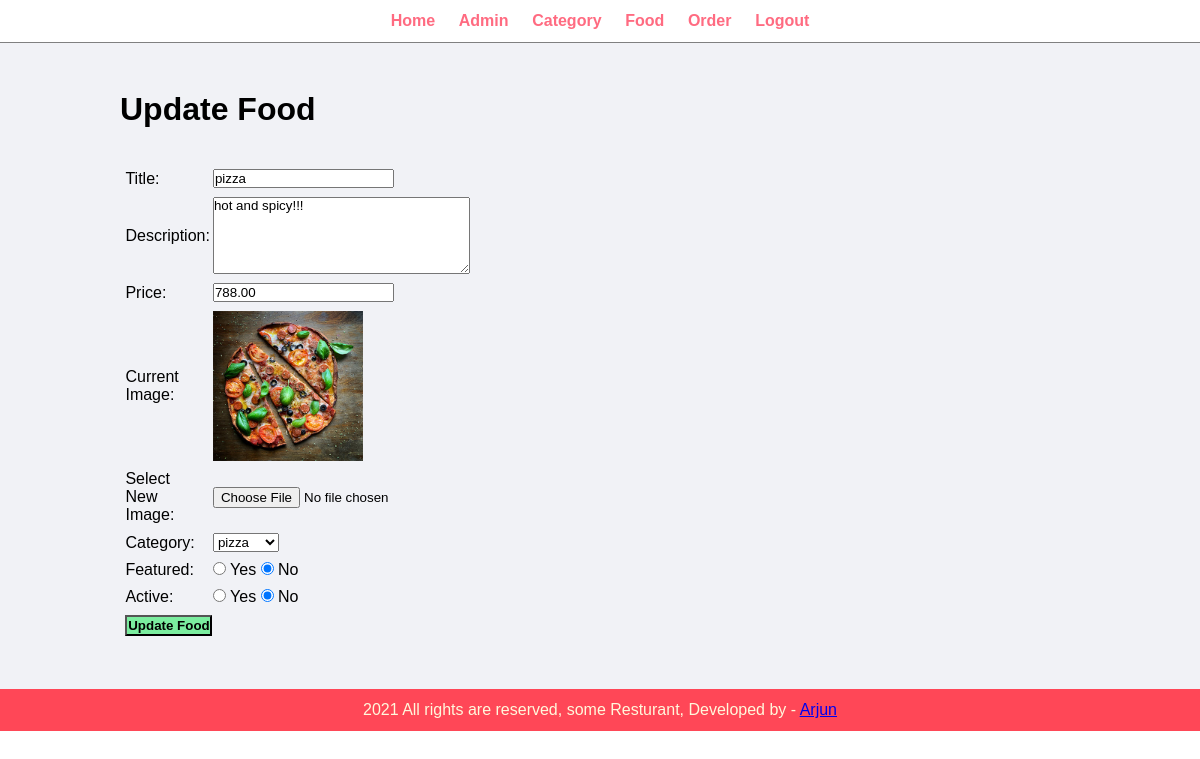
Page /admin/update-food.php?id=1 (signed in) on the committed database.
### tables this page shows
CREATE TABLE `tbl_food` (
  `id` int(10) UNSIGNED NOT NULL,
  `title` varchar(100) NOT NULL,
  `description` text NOT NULL,
  `price` decimal(10,2) NOT NULL,
  `image_name` varchar(255) NOT NULL,
  `category_id` int(10) UNSIGNED NOT NULL,
  `featured` varchar(10) NOT NULL,
  `active` varchar(10) NOT NULL
);

### admin/update-food.php (the view, shortened to what this page needs)
<?php include('partials/menu.php'); ?>
<?php
    if(isset($_GET['id']))
    {
        $id = $_GET['id'];
        $sql2 = "SELECT * FROM tbl_food WHERE id=$id";
        $res2 = mysqli_query($conn, $sql2);
        $row2 = mysqli_fetch_assoc($res2);
        $title = $row2['title'];
        $description = $row2['description'];
        $price = $row2['price'];
        $current_image = $row2['image_name'];
        $current_category = $row2['category_id'];
        $featured = $row2['featured'];
        $active = $row2['active'];
    }
    else
    {
        header('location:'.SITEURL.'admin/manage-food.php');
    }
?>
<div class="main-content">
    <div class="wrapper">
        <h1>Update Food</h1>
        <br><br>
        <form action="" method="POST" enctype="multipart/form-data">
        <table class="tbl-30">
            <tr>
                <td>Title: </td>
                <td>
                    <input type="text" name="title" value="<?php echo $title; ?>">
                </td>
            </tr>
            <tr>
                <td>Description: </td>
                <td>
                    <textarea name="description" cols="30" rows="5"><?php echo $description; ?></textarea>
                </td>
            </tr>
            <tr>
                <td>Price: </td>
                <td>
                    <input type="number" name="price" value="<?php echo $price; ?>">
                </td>
            </tr>
            <tr>
                <td>Current Image: </td>
                <td>
                    <?php
                        if($current_image == "")
                        {
                            echo "<div class='error'>Image not Available.</div>";
                        }
                        else
                        {
                            ?>
                            <img src="<?php echo SITEURL; ?>images/food/<?php echo $current_image; ?>" width="150px">
                            <?php
                        }
                    ?>
                </td>
            </tr>
            <tr>
                <td>Select New Image: </td>
                <td>
                    <input type="file" name="image">
                </td>
            </tr>
            <tr>
                <td>Category: </td>
                <td>
                    <select name="category">
                        <?php
                            $sql = "SELECT * FROM tbl_category WHERE active='Yes'";
                            $res = mysqli_query($conn, $sql);
                            $count = mysqli_num_rows($res);
                            if($count>0)
                            {
                                while($row=mysqli_fetch_assoc($res))
                                {
                                    $category_title = $row['title'];
                                    $category_id = $row['id'];
                                    ?>
                                    <option <?php if($current_category==$category_id){echo "selected";} ?> value="<?php echo $category_id; ?>"><?php echo $category_title; ?></option>
                                    <?php
                                }
                            }
                            else
                            {
                                echo "<option value='0'>Category Not Available.</option>";
                            }
                        ?>
                    </select>
                </td>
            </tr>
            <tr>
                <td>Featured: </td>
                <td>
                    <input <?php if($featured=="Yes") {echo "checked";} ?> type="radio" name="featured" value="Yes"> Yes
                    <input <?php if($featured=="No") {echo "checked";} ?> type="radio" name="featured" value="No"> No
                </td>
            </tr>
            <tr>
                <td>Active: </td>
                <td>
                    <input <?php if($active=="Yes") {echo "checked";} ?> type="radio" name="active" value="Yes"> Yes
                    <input <?php if($active=="No") {echo "checked";} ?> type="radio" name="active" value="No"> No
                </td>
            </tr>
            <tr>
                <td>
                    <input type="submit" name="submit" value="Update Food" class="btn-secondary">
                </td>
            </tr>
        </table>
        </form>
    </div>
</div>
<?php include('partials/footer.php'); ?>

### css/admin1.css (style rules this page uses)
* { margin: 0; padding: 0; font-family: Arial, Helvetica, sans-serif; }
.wrapper { padding: 1%; width: 80%; margin: 0 auto; }
.tbl-30 { width: 30%; }
table tr td { padding: 1%; }
.btn-secondary { background-color: #7bed9f; padding: 1%; color: black; text-decoration: none; font-weight: bold; }
.main-content { background-color: #f1f2f6; padding: 3% 0; }

### rows in the picture
tbl_food: title "pizza", description "hot and spicy!!!", price "788.00", image_name (picture), featured "☑", active "☑"

### other values in the picture
form field category "pizza"
